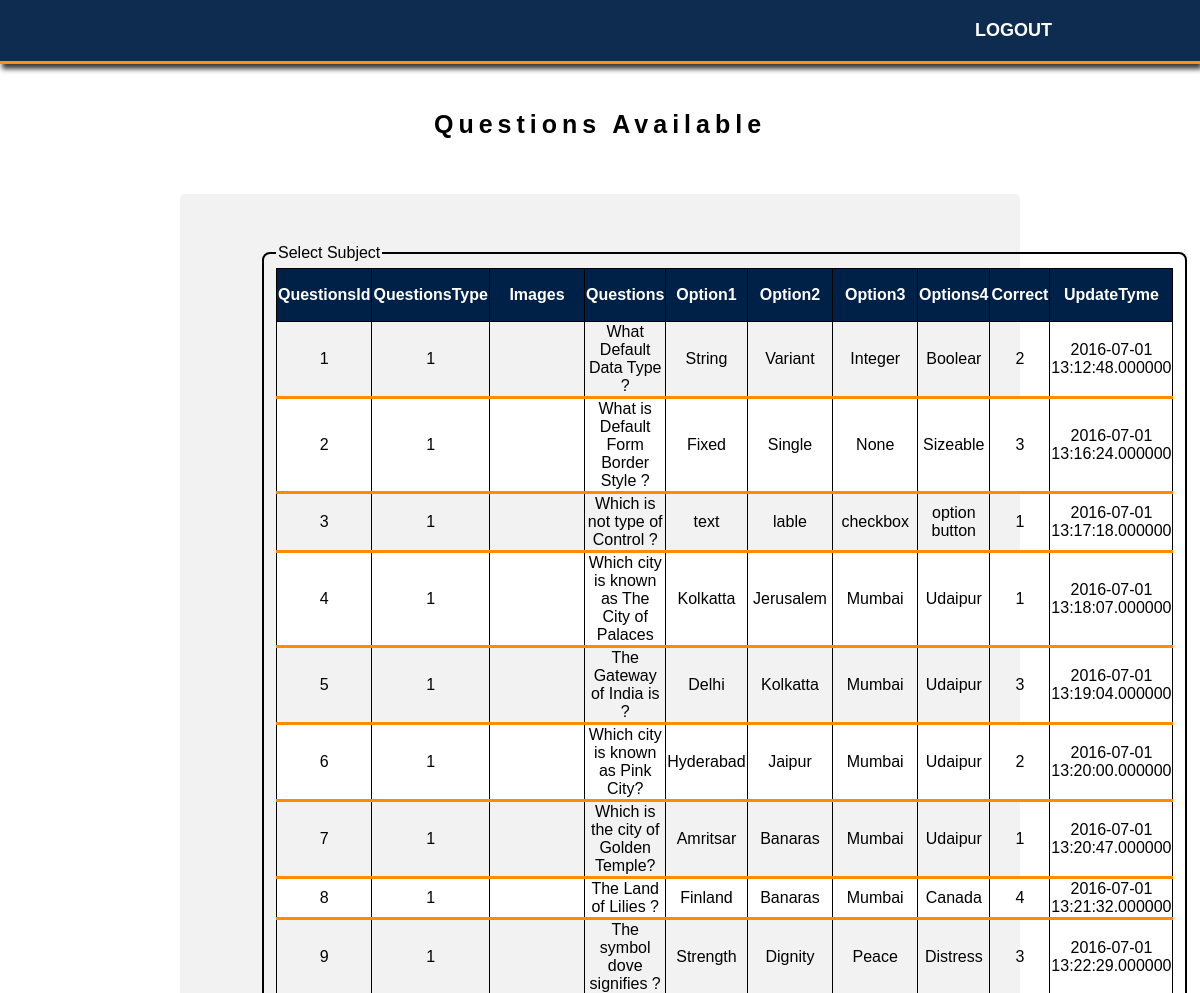
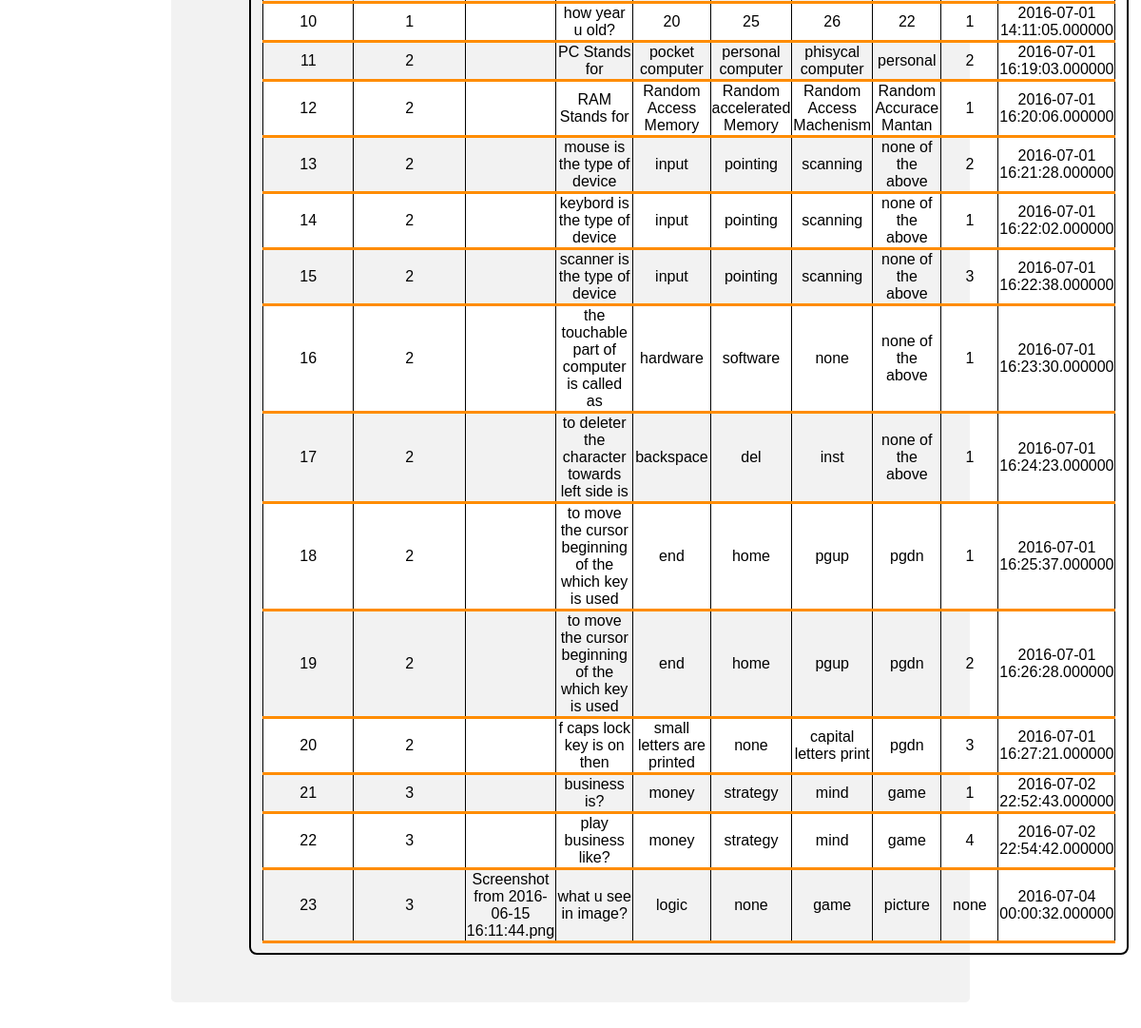
The app's page /question_available.php (signed in) with its own data (2 pictures, top to bottom).
### tables this page shows
CREATE TABLE `questions_old` (
  `id` int(255) NOT NULL AUTO_INCREMENT,
  `q_type` int(25) NOT NULL,
  `img_url` varchar(40) NOT NULL,
  `question` tinytext NOT NULL,
  `answer1` varchar(255) NOT NULL,
  `answer2` varchar(255) NOT NULL,
  `answer3` varchar(255) NOT NULL,
  `answer4` varchar(255) NOT NULL,
  `answer` varchar(255) NOT NULL,
  `created_on` datetime(6) NOT NULL,
  `updated_on` datetime(6) NOT NULL,
  PRIMARY KEY (`id`)
);

### question_available.php (the view, shortened to what this page needs)
<?php
if(!isset($_SESSION['seas_user']))
{
header("location:/nitesh/final_project_of_quix/admin_login.html");
}
   else
      {
        ?>
<!DOCTYPE html>
<html>
<head>
        <link rel="stylesheet" href="/nitesh/final_project_of_quix/style.css">
</head>
<body>
   <nav>
  <div class="container">
    <ul class="nav">
      <li><a href="/nitesh/final_project_of_quix/logout.php">Logout</a></li>
      </ul>
  </div>
</nav>
<center><h2>Questions Available </h2></center>
<div class="log1">
  <form action="#" method="post">
  <fieldset>
  <legend> Select Subject</legend>
<?php
$con=mysqli_connect(DB_HOST,DB_USER,DB_PASSWORD) or die("Failed to connect to MySQL: " . mysqli_connect_error());
      $sql = "SELECT * FROM questions_old ";
      ?>
      <table >
      <thead>
        <tr>
          <th>QuestionsId</th>
          <th>QuestionsType</th>
          <th>Images</th>
          <th>Questions</th>
          <th>Option1</th>
          <th>Option2</th>
          <th>Option3</th>
          <th>Options4</th>
          <th>Correct</th>
          <th>UpdateTyme</th>
        </tr>
      </thead>
      <tbody>
<?php
$result = $con->query($sql);
if ($result->num_rows > 0) {
while($row = $result->fetch_assoc()) {
            echo
            "<tr>
              <td>{$row['id']}</td>
              <td>{$row['q_type']}</td>
              <td>{$row['img_url']}</td>
              <td>{$row['question']}</td>
              <td>{$row['answer1']}</td>
              <td>{$row['answer2']}</td>
              <td>{$row['answer3']}</td>
              <td>{$row['answer4']}</td>
              <td>{$row['answer']}</td>
              <td>{$row['created_on']}</td>
            </tr>"."\n";
          }}
        ?>
      </tbody>
    </table>
</fieldset>
 </form>
</div>
    </body>
    </html>
     <?php mysqli_close($con);
    } ?>

### style.css (style rules this page uses)
body { margin: 0; padding: 0; font-family: 'Raleway', sans-serif; // background-image: url("1.jpg") ; -webkit-background-size: cover; -moz-background-size: cover; -o-background-size: cover; background-size: cover; }
a { text-decoration: none; color: #FF8C00; transition: coror .3s; }
h2 { font-size: 25px; letter-spacing: 5px; margin-top: 50px; padding: 60px 0 15px 0; }
.container { max-width: 940px; margin: 0 auto; padding: 0 10px; }
nav { background-color: #002147; border-bottom: 3px solid #FF8C00; opacity: .95; position: fixed; top: 0; left: 0; width: 100%; z-index: 1050; webkit-box-shadow: 2px 10px 5px 0px rgba(230,205,230,1); -moz-box-shadow: 2px 10px 5px 0px rgba(230,205,230,1); box-shadow: 2px 5px 5px 0px #333; }
nav ul { float: right; margin: 0; padding: 20px 0; }
nav li { color: #fff; display: inline; font-size: 18px; font-weight: 600; padding-right: 18px; text-decoration: none; text-transform: uppercase; }
nav a { text-decoration: none; color: #fff; transition: coror .3s; }
.log1 { border-radius: 5px ; background-color: #f2f2f2; padding:50px 80px 50px 80px ; margin:40px 180px 40px 180px; }
table, td { border: 1px solid black; text-align:center; border-bottom: 3px solid #FF8C00; border-collapse: collapse; }
tr:nth-child(even) { background-color: white; }
th { height: 50px; border: 1px solid black; background-color: #002147; color: white; text-align:center; }
fieldset { border:2px solid black; border-radius: 8px; }

### records on screen
questions_old: id "1", q_type "1", question "What Default Data Type ?", answer1 "String", answer2 "Variant", answer3 "Integer", answer4 "Boolear", answer "2", created_on "2016-07-01 13:12:48.000000"
questions_old: id "2", q_type "1", question "What is Default Form Border Style ?", answer1 "Fixed", answer2 "Single", answer3 "None", answer4 "Sizeable", answer "3", created_on "2016-07-01 13:16:24.000000"
questions_old: id "3", q_type "1", question "Which is not type of Control ?", answer1 "text", answer2 "lable", answer3 "checkbox", answer4 "option button", answer "1", created_on "2016-07-01 13:17:18.000000"
questions_old: id "4", q_type "1", question "Which city is known as The City of Palaces", answer1 "Kolkatta", answer2 "Jerusalem", answer3 "Mumbai", answer4 "Udaipur", answer "1", created_on "2016-07-01 13:18:07.000000"
questions_old: id "5", q_type "1", question "The Gateway of India is ?", answer1 "Delhi", answer2 "Kolkatta", answer3 "Mumbai", answer4 "Udaipur", answer "3", created_on "2016-07-01 13:19:04.000000"
questions_old: id "6", q_type "1", question "Which city is known as Pink City?", answer1 "Hyderabad", answer2 "Jaipur", answer3 "Mumbai", answer4 "Udaipur", answer "2", created_on "2016-07-01 13:20:00.000000"
questions_old: id "7", q_type "1", question "Which is the city of Golden Temple?", answer1 "Amritsar", answer2 "Banaras", answer3 "Mumbai", answer4 "Udaipur", answer "1", created_on "2016-07-01 13:20:47.000000"
questions_old: id "8", q_type "1", question "The Land of Lilies ?", answer1 "Finland", answer2 "Banaras", answer3 "Mumbai", answer4 "Canada", answer "4", created_on "2016-07-01 13:21:32.000000"
questions_old: id "9", q_type "1", question "The symbol dove signifies ?", answer1 "Strength", answer2 "Dignity", answer3 "Peace", answer4 "Distress", answer "3", created_on "2016-07-01 13:22:29.000000"
questions_old: id "10", q_type "1", question "how year u old?", answer1 "20", answer2 "25", answer3 "26", answer4 "22", answer "1", created_on "2016-07-01 14:11:05.000000"
questions_old: id "11", q_type "2", question "PC Stands for", answer1 "pocket computer", answer2 "personal computer", answer3 "phisycal computer", answer4 "personal", answer "2", created_on "2016-07-01 16:19:03.000000"
questions_old: id "12", q_type "2", question "RAM Stands for", answer1 "Random Access Memory", answer2 "Random accelerated Memory", answer3 "Random Access Machenism", answer4 "Random Accurace Mantan", answer "1", created_on "2016-07-01 16:20:06.000000"
questions_old: id "13", q_type "2", question "mouse is the type of device", answer1 "input", answer2 "pointing", answer3 "scanning", answer4 "none of the above", answer "2", created_on "2016-07-01 16:21:28.000000"
questions_old: id "14", q_type "2", question "keybord is the type of device", answer1 "input", answer2 "pointing", answer3 "scanning", answer4 "none of the above", answer "1", created_on "2016-07-01 16:22:02.000000"
questions_old: id "15", q_type "2", question "scanner is the type of device", answer1 "input", answer2 "pointing", answer3 "scanning", answer4 "none of the above", answer "3", created_on "2016-07-01 16:22:38.000000"
questions_old: id "16", q_type "2", question "the touchable part of computer is called as", answer1 "hardware", answer2 "software", answer3 "none", answer4 "none of the above", answer "1", created_on "2016-07-01 16:23:30.000000"
questions_old: id "17", q_type "2", question "to deleter the character towards left side is", answer1 "backspace", answer2 "del", answer3 "inst", answer4 "none of the above", answer "1", created_on "2016-07-01 16:24:23.000000"
questions_old: id "18", q_type "2", question "to move the cursor beginning of the which key is used", answer1 "end", answer2 "home", answer3 "pgup", answer4 "pgdn", answer "1", created_on "2016-07-01 16:25:37.000000"
questions_old: id "19", q_type "2", question "to move the cursor beginning of the which key is used", answer1 "end", answer2 "home", answer3 "pgup", answer4 "pgdn", answer "2", created_on "2016-07-01 16:26:28.000000"
questions_old: id "20", q_type "2", question "f caps lock key is on then", answer1 "small letters are printed", answer2 "none", answer3 "capital letters print", answer4 "pgdn", answer "3", created_on "2016-07-01 16:27:21.000000"
questions_old: id "21", q_type "3", question "business is?", answer1 "money", answer2 "strategy", answer3 "mind", answer4 "game", answer "1", created_on "2016-07-02 22:52:43.000000"
questions_old: id "22", q_type "3", question "play business like?", answer1 "money", answer2 "strategy", answer3 "mind", answer4 "game", answer "4", created_on "2016-07-02 22:54:42.000000"
questions_old: id "23", q_type "3", img_url "Screenshot from 2016-06-15 16:11:44.png", question "what u see in image?", answer1 "logic", answer2 "none", answer3 "game", answer4 "picture", answer "none", created_on "2016-07-04 00:00:32.000000"
